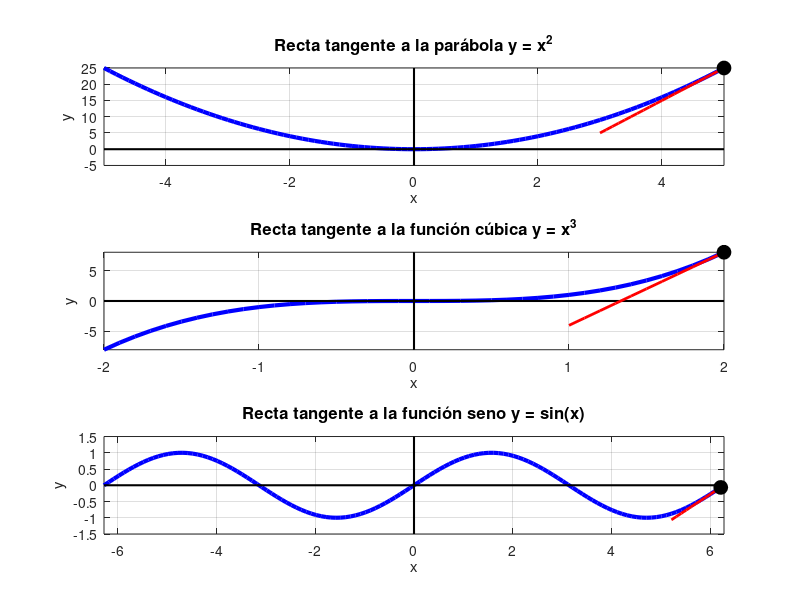

Write MATLAB code to recreate this figure.
% Código en MATLAB para visualizar las 3 gráficas en columna vertical

% Limpiar la pantalla y las variables
clc;
clear;

% Crear una figura con 3 subplots en columna vertical
figure;

% ==================================================
% Gráfica 1: Parábola y = x^2
% ==================================================
subplot(3, 1, 1); % Primer subplot

% Definir el rango de x para la parábola
x1 = -5:0.1:5;

% Definir la función de la parábola y = x^2
y1 = x1.^2;

% Graficar la parábola
plot(x1, y1, 'b', 'LineWidth', 3); % Parábola en azul grueso
hold on;
grid on;
axis([-5 5 -5 25]); % Ajustar los ejes para mejor visualización
xlabel('x');
ylabel('y');
title('Recta tangente a la parábola y = x^2', 'FontSize', 12);

% Dibujar el eje x (y = 0)
plot([-5, 5], [0, 0], 'k', 'LineWidth', 1.5); % Eje x en negro

% Dibujar el eje y (x = 0)
plot([0, 0], [-5, 25], 'k', 'LineWidth', 1.5); % Eje y en negro

% Pausa inicial de 2 segundos
pause(2);

% Bucle para mover la recta tangente a lo largo de la parábola
for i = 1:length(x1)
    % Punto actual en la parábola
    x0 = x1(i);
    y0 = x0^2;
    
    % Derivada de y = x^2 (pendiente de la recta tangente)
    m = 2*x0; % dy/dx = 2x
    
    % Definir la recta tangente y = m(x - x0) + y0
    x_tangent = x0 - 2:0.1:x0 + 2; % Rango de x para la recta tangente
    y_tangent = m*(x_tangent - x0) + y0;
    
    % Graficar la recta tangente
    plot(x_tangent, y_tangent, 'r', 'LineWidth', 2); % Recta tangente en rojo
    plot(x0, y0, 'ko', 'MarkerFaceColor', 'k', 'MarkerSize', 10); % Punto de tangencia en negro
    
    % Pausa para visualizar el movimiento
    pause(0.05);
    
    % Borrar la recta tangente anterior (excepto en la última iteración)
    if i < length(x1)
        cla; % Limpiar solo el subplot actual
        plot(x1, y1, 'b', 'LineWidth', 3); % Volver a graficar la parábola
        hold on;
        grid on;
        axis([-5 5 -5 25]); % Mantener los ejes ajustados
        xlabel('x');
        ylabel('y');
        title('Recta tangente a la parábola y = x^2', 'FontSize', 12);
        
        % Volver a dibujar los ejes x e y
        plot([-5, 5], [0, 0], 'k', 'LineWidth', 1.5); % Eje x en negro
        plot([0, 0], [-5, 25], 'k', 'LineWidth', 1.5); % Eje y en negro
    end
end

% ==================================================
% Gráfica 2: Función cúbica y = x^3
% ==================================================
subplot(3, 1, 2); % Segundo subplot

% Definir el rango de x para la función cúbica
x2 = -2:0.1:2;

% Definir la función cúbica y = x^3
y2 = x2.^3;

% Graficar la función cúbica
plot(x2, y2, 'b', 'LineWidth', 3); % Función cúbica en azul grueso
hold on;
grid on;
axis([-2 2 -8 8]); % Ajustar los ejes para mejor visualización
xlabel('x');
ylabel('y');
title('Recta tangente a la función cúbica y = x^3', 'FontSize', 12);

% Dibujar el eje x (y = 0)
plot([-2, 2], [0, 0], 'k', 'LineWidth', 1.5); % Eje x en negro

% Dibujar el eje y (x = 0)
plot([0, 0], [-8, 8], 'k', 'LineWidth', 1.5); % Eje y en negro

% Pausa inicial de 2 segundos
pause(2);

% Bucle para mover la recta tangente a lo largo de la curva
for i = 1:length(x2)
    % Punto actual en la curva
    x0 = x2(i);
    y0 = x0^3;
    
    % Derivada de y = x^3 (pendiente de la recta tangente)
    m = 3*x0^2; % dy/dx = 3x^2
    
    % Definir la recta tangente y = m(x - x0) + y0
    x_tangent = x0 - 1:0.1:x0 + 1; % Rango de x para la recta tangente
    y_tangent = m*(x_tangent - x0) + y0;
    
    % Graficar la recta tangente
    plot(x_tangent, y_tangent, 'r', 'LineWidth', 2); % Recta tangente en rojo
    plot(x0, y0, 'ko', 'MarkerFaceColor', 'k', 'MarkerSize', 10); % Punto de tangencia en negro
    
    % Pausa para visualizar el movimiento
    pause(0.05);
    
    % Borrar la recta tangente anterior (excepto en la última iteración)
    if i < length(x2)
        cla; % Limpiar solo el subplot actual
        plot(x2, y2, 'b', 'LineWidth', 3); % Volver a graficar la función cúbica
        hold on;
        grid on;
        axis([-2 2 -8 8]); % Mantener los ejes ajustados
        xlabel('x');
        ylabel('y');
        title('Recta tangente a la función cúbica y = x^3', 'FontSize', 12);
        
        % Volver a dibujar los ejes x e y
        plot([-2, 2], [0, 0], 'k', 'LineWidth', 1.5); % Eje x en negro
        plot([0, 0], [-8, 8], 'k', 'LineWidth', 1.5); % Eje y en negro
    end
end

% ==================================================
% Gráfica 3: Función seno y = sin(x)
% ==================================================
subplot(3, 1, 3); % Tercer subplot

% Definir el rango de x para la función seno
x3 = -2*pi:0.1:2*pi;

% Definir la función seno y = sin(x)
y3 = sin(x3);

% Graficar la función seno
plot(x3, y3, 'b', 'LineWidth', 3); % Función seno en azul grueso
hold on;
grid on;
axis([-2*pi 2*pi -1.5 1.5]); % Ajustar los ejes para mejor visualización
xlabel('x');
ylabel('y');
title('Recta tangente a la función seno y = sin(x)', 'FontSize', 12);

% Dibujar el eje x (y = 0)
plot([-2*pi, 2*pi], [0, 0], 'k', 'LineWidth', 1.5); % Eje x en negro

% Dibujar el eje y (x = 0)
plot([0, 0], [-1.5, 1.5], 'k', 'LineWidth', 1.5); % Eje y en negro

% Pausa inicial de 2 segundos
pause(2);

% Bucle para mover la recta tangente a lo largo de la curva
for i = 1:length(x3)
    % Punto actual en la curva
    x0 = x3(i);
    y0 = sin(x0);
    
    % Derivada de y = sin(x) (pendiente de la recta tangente)
    m = cos(x0); % dy/dx = cos(x)
    
    % Definir la recta tangente y = m(x - x0) + y0
    x_tangent = x0 - 1:0.1:x0 + 1; % Rango de x para la recta tangente
    y_tangent = m*(x_tangent - x0) + y0;
    
    % Graficar la recta tangente
    plot(x_tangent, y_tangent, 'r', 'LineWidth', 2); % Recta tangente en rojo
    plot(x0, y0, 'ko', 'MarkerFaceColor', 'k', 'MarkerSize', 10); % Punto de tangencia en negro
    
    % Pausa para visualizar el movimiento
    pause(0.05);
    
    % Borrar la recta tangente anterior (excepto en la última iteración)
    if i < length(x3)
        cla; % Limpiar solo el subplot actual
        plot(x3, y3, 'b', 'LineWidth', 3); % Volver a graficar la función seno
        hold on;
        grid on;
        axis([-2*pi 2*pi -1.5 1.5]); % Mantener los ejes ajustados
        xlabel('x');
        ylabel('y');
        title('Recta tangente a la función seno y = sin(x)', 'FontSize', 12);
        
        % Volver a dibujar los ejes x e y
        plot([-2*pi, 2*pi], [0, 0], 'k', 'LineWidth', 1.5); % Eje x en negro
        plot([0, 0], [-1.5, 1.5], 'k', 'LineWidth', 1.5); % Eje y en negro
    end
end